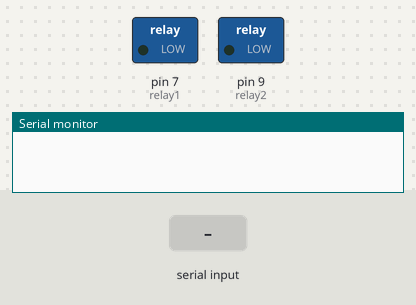
Bench run of a sketch on a simulated Arduino Uno, built with avr-gcc and run on an emulated ATmega328P. On the bench: switched loads named in the sketch (green lamp = pin HIGH), the last lines printed to the serial monitor. The inputs (shaded band) are chosen by the test bench.

Above: at 1.2 s.
1.3 s: "90,45\n" received over Serial
At 1.9 s:
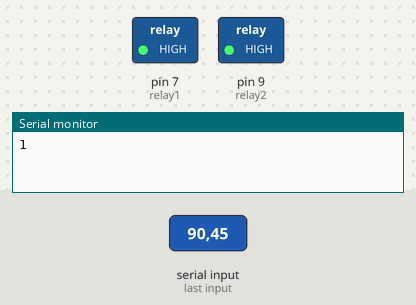
2.9 s: "0\n" received over Serial
At 4.1 s:
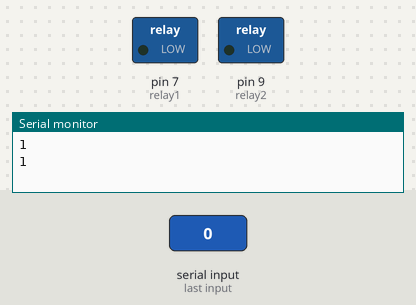
4.4 s: "30,150\n" received over Serial
At 5.5 s:
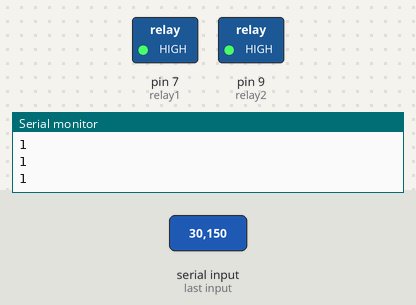
Timing chart, 0 to 7.4 s (numbered marks = the images above; inputs shaded):
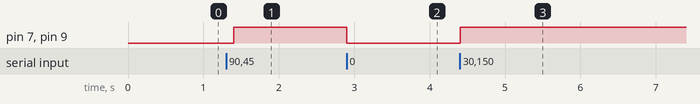

Measured:
- after the input at 1.3 s, pin 7 (relay1), pin 9 (relay2): LOW → HIGH after 0.10 s
- after the input at 2.9 s, pin 7 (relay1), pin 9 (relay2): HIGH → LOW at once
- after the input at 4.4 s, pin 7 (relay1), pin 9 (relay2): LOW → HIGH at once

The sketch:

PTR_Zero_Controller.ino
```cpp
int relay1 = 7;
int relay2 = 9;

int relay1_state = 0;
int relay2_state = 0;

long dur1 = 0;

unsigned long start_time = 0;

void setup()
{
  Serial.begin(9600);
  pinMode(relay1, OUTPUT);
  pinMode(relay2, OUTPUT);

}

//Loop every 100 miliseconds

void loop()
{
  if (Serial.available())
  {

    //Read serial command. Serial command is an integer (in ASCII) followed by a newline

    //Parse ASCII integers out of buffer.
    long component1 = Serial.parseInt();
    //Read anything else
    while (Serial.available()){Serial.read();}

    if (component1 == 111)
    {
      if (relay1_state == 0)
      {
        //Send "0" while solenoids are inactive
        Serial.println(0);
        }
      else
      {
        //Send "1" while relays are activated
        Serial.println(1);
        }
      }
    else
    {
      //Set relay on duration
      dur1 = component1;
      //Turn on relay1
      digitalWrite(relay1, HIGH);
      relay1_state = 1;
      //Turn on relay2
      digitalWrite(relay2, HIGH);
      relay2_state = 1;

      //Initialize clock for relays
      start_time = millis();

      //Relays are now activated, so send "1"
      Serial.println(1);
      }
    }

  //When dur1 is exceeded, turn relays off (this should occur whether or not there is serial data in the buffer)
  if ((relay1_state == 1) && ((millis() - start_time) > dur1*1000))
  {
    //Turn off relay1
    digitalWrite(relay1, LOW);
    //Reset relay1_state to 0
    relay1_state = 0;
    //Turn off relay2
    digitalWrite(relay2, LOW);
    //Reset relay2_state to 0
    relay2_state = 0;
    //Reset dur1 to zero
    dur1 = 0;
    }

  delay(100);

  }
```
